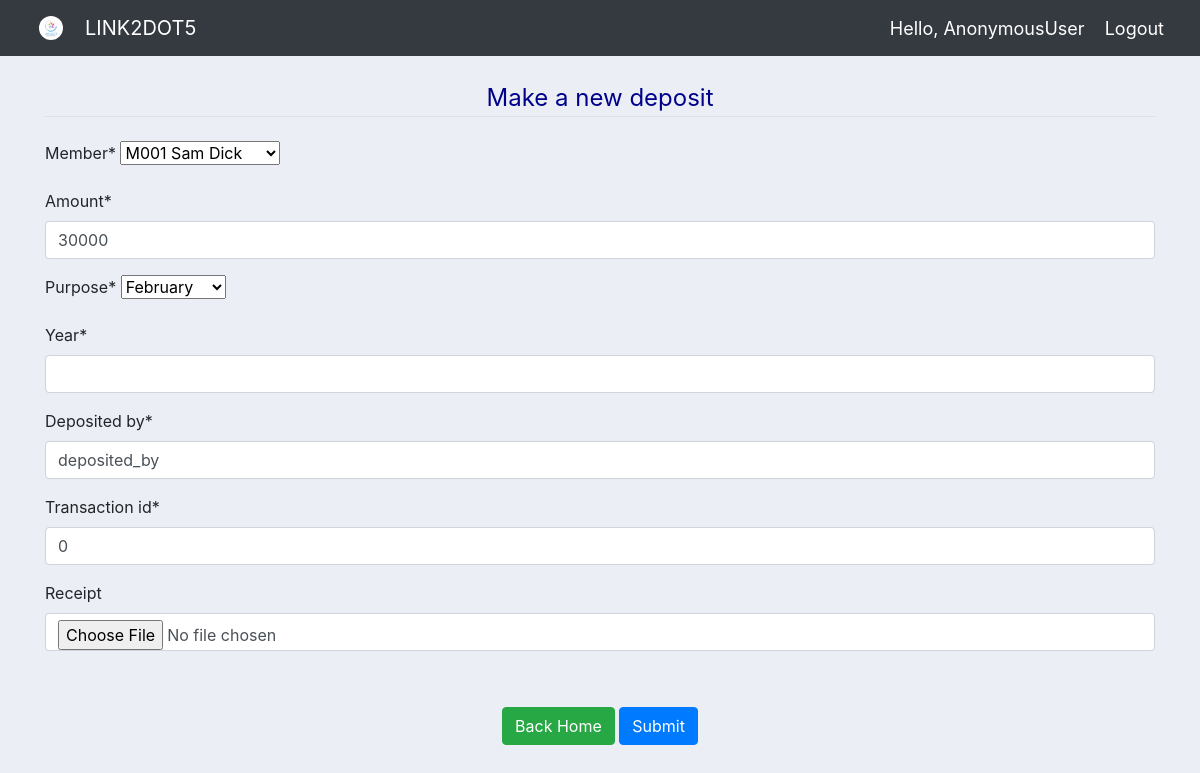
Screenshot of /update_deposit/2/ with the database file from the repository.
### link2dot5_app/models.py (models this page shows, shortened)
class Member(models.Model):
    sex_choices = (("Male","male"), ("Female","Female"))
    status_choices = (("Married","Married"),("Single","Single"),
                        ("Windowed","Windowed"),("Divorsed","Divorsed"))
    member_id =models.CharField(max_length=10, primary_key=True )
    full_name = models.CharField(max_length=200, null=False)
    nin = models.CharField(max_length=100)
    occupation=models.CharField(max_length=500)
    sex = models.CharField(max_length=10,choices = sex_choices)
    marital_status = models.CharField(max_length=30, choices=status_choices)
    email = models.EmailField(max_length=100)
    telephone = models.PositiveIntegerField()
    date_of_birth = models.DateField(validators=[MaxValueValidator(datetime.date.today)])
    current_address = models.CharField(max_length=300)
    home_address = models.CharField(max_length=300)
    Registered_date = models.DateTimeField(auto_now_add=True)
    def __str__(self):
        return self.member_id + " " +self.full_name

class Deposit(models.Model):
    status_choices =(("pending","pending"),("Approved","Approved"),
                        ("Rejeted","Rejected"))
    purpose_choices = (("January","January"),("February","February"),("March","March"),
    				("April","April"),("May","May"),("June","June"),("July","July"),
    				("August","August"),("September","September"),("October","October"),
    				("November","November"),("December","December"))
    member = models.ForeignKey(Member, on_delete=models.CASCADE)
    amount = models.PositiveIntegerField()
    purpose = models.CharField(max_length=200, null=False, choices = purpose_choices)
    year = models.PositiveIntegerField()
    deposited_by = models.CharField(max_length=50,null=False)
    transaction_id = models.CharField(max_length=50,null=False)
    status = models.CharField(max_length=200, null=False, choices = status_choices, default="pending")
    date_created = models.DateTimeField(auto_now_add=True)
    receipt = models.ImageField(upload_to='deposits/%Y/%m/%d',blank=True)

### link2dot5_app/views.py (the view)
# urls.py: path('update_deposit/<int:id>/', views.updateDeposit, name='update_deposit'),
def updateDeposit(request, id):
    deposit = Deposit.objects.get(id=id)
    form = DepositForm(instance=deposit)
    if request.method == "POST":
        form = DepositForm(request.POST, instance=deposit)
        if form.is_valid():
            form.save()
            return redirect('all_deposit')
    context = {'form': form }
    return render(request, 'members/deposit_create.html', context)

### link2dot5_app/forms.py
class DepositForm(ModelForm):
    class Meta:
        model = Deposit
        fields = '__all__'
        exclude = ["status"]

### link2dot5_app/templates/members/deposit_create.html (shortened to what this page needs)
{% extends 'members/main.html' %}
{% load crispy_forms_tags %}
{% load static %}
{% block content  %}
    <link rel="stylesheet" href="{% static 'css/main.css' %}">
    <div class="container" >
    <br>
    <form method="POST"  action="" >
      <fieldset class="form-group">
            <legend class="border-bottom mb-4" style="color: darkblue; text-align: center;">Make a new deposit</legend>
            {{ form|crispy }}
        </fieldset><br>
      <div class="form-group" id="signup-button" align="center">
            <a class="btn btn-success" href="{% url 'home' %}">Back Home</a>
            <button class="btn btn-primary">Submit</button>
        </div>
    </form>
{% endblock content %}

### link2dot5_app/static/css/main.css (style rules this page uses)
body { background-color: #ebeff5; }

### rows the page displays
Member: member "M001 Sam Dick"
Deposit: amount "30000", purpose "February", deposited_by "deposited_by", transaction_id "0"

### other values shown
{{ request.user }} "AnonymousUser"
